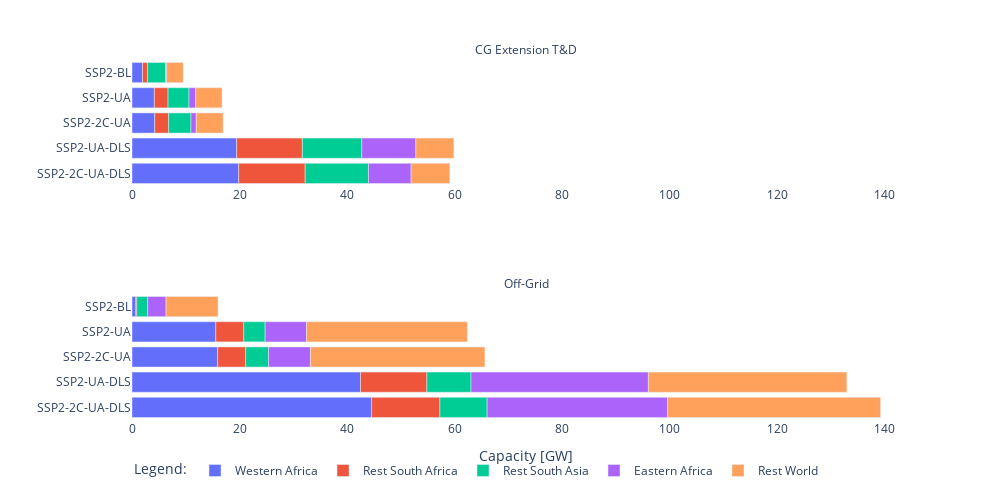

The notebook cell saved with this chart:
### Code cell
fig = px.bar(df3,y='scenario', x='capacity_GW',  color="region", facet_col='techid', facet_col_wrap=1 , orientation='h',
             category_orders={"scenario" : [ 'SSP2-BL', 'SSP2-UA', 'SSP2-2C-UA', 'SSP2-UA-DLS' , 'SSP2-2C-UA-DLS'] , 
                              #"region": [ 'Western Africa',  'Eastern Africa', 'Rest South Africa', 'South Africa','Rest South Asia', 'Southeastern Asia', 'India','Indonesia +', 'Oceania' ,      'Rest Central America', 'Rest South America','Mexico'],
                              "techid" : ['CG Extension T&D', 'Off-Grid']},
                              #color_discrete_sequence=['#636EFA', 'green'],
             labels = {"techid" : " " , 'capacity_GW': 'Capacity [GW]', 'region': 'Legend:',  'scenario' : ''},
             facet_row_spacing=0.3, facet_col_spacing=0.06) #'already access',#category_orders={"region": [ 8.0, 9.0,10,26]} )

fig.for_each_annotation(lambda a: a.update(text=a.text.split("=")[-1]))
#fig.for_each_yaxis(lambda yaxis: yaxis.update(showtitle=True)) 
fig.update_layout(font = dict(size = 12), height = 500, width = 1000,  paper_bgcolor = "white", plot_bgcolor = "rgba(0,0,0,0)", legend=dict(orientation="h", yanchor="top", xanchor="left" )) #, legend=dict(orientation="h", yanchor="bottom", xanchor="left", ))
fig.update_xaxes( showticklabels=True, tickfont =dict(size = 12))
fig.update_yaxes( matches=None, showticklabels=True, tickfont =dict(size = 12))

### Figure 1 — Plotly figure (JSON) as saved in the notebook; plotly's stock layout.template omitted (floating-point values rounded to 4 significant figures)
{"data": [{"alignmentgroup": "True", "hovertemplate": "Legend:=Western Africa<br> =CG Extension T&D<br>Capacity [GW]=%{x}<br>=%{y}<extra></extra>", "legendgroup": "Western Africa", "marker": {"color": "#636efa", "pattern": {"shape": ""}}, "name": "Western Africa", "offsetgroup": "Western Africa", "orientation": "h", "showlegend": true, "textposition": "auto", "type": "bar", "x": [19.85, 19.47, 4.238, 4.158, 1.954], "xaxis": "x2", "y": ["SSP2-2C-UA-DLS", "SSP2-UA-DLS", "SSP2-2C-UA", "SSP2-UA", "SSP2-BL"], "yaxis": "y2"}, {"alignmentgroup": "True", "hovertemplate": "Legend:=Western Africa<br> =Off-Grid<br>Capacity [GW]=%{x}<br>=%{y}<extra></extra>", "legendgroup": "Western Africa", "marker": {"color": "#636efa", "pattern": {"shape": ""}}, "name": "Western Africa", "offsetgroup": "Western Africa", "orientation": "h", "showlegend": false, "textposition": "auto", "type": "bar", "x": [44.57, 42.5, 15.93, 15.59, 0.7103], "xaxis": "x", "y": ["SSP2-2C-UA-DLS", "SSP2-UA-DLS", "SSP2-2C-UA", "SSP2-UA", "SSP2-BL"], "yaxis": "y"}, {"alignmentgroup": "True", "hovertemplate": "Legend:=Rest South Africa<br> =CG Extension T&D<br>Capacity [GW]=%{x}<br>=%{y}<extra></extra>", "legendgroup": "Rest South Africa", "marker": {"color": "#EF553B", "pattern": {"shape": ""}}, "name": "Rest South Africa", "offsetgroup": "Rest South Africa", "orientation": "h", "showlegend": true, "textposition": "auto", "type": "bar", "x": [12.36, 12.22, 2.579, 2.549, 0.9238], "xaxis": "x2", "y": ["SSP2-2C-UA-DLS", "SSP2-UA-DLS", "SSP2-2C-UA", "SSP2-UA", "SSP2-BL"], "yaxis": "y2"}, {"alignmentgroup": "True", "hovertemplate": "Legend:=Rest South Africa<br> =Off-Grid<br>Capacity [GW]=%{x}<br>=%{y}<extra></extra>", "legendgroup": "Rest South Africa", "marker": {"color": "#EF553B", "pattern": {"shape": ""}}, "name": "Rest South Africa", "offsetgroup": "Rest South Africa", "orientation": "h", "showlegend": false, "textposition": "auto", "type": "bar", "x": [12.71, 12.35, 5.225, 5.212, 0.1815], "xaxis": "x", "y": ["SSP2-2C-UA-DLS", "SSP2-UA-DLS", "SSP2-2C-UA", "SSP2-UA", "SSP2-BL"], "yaxis": "y"}, {"alignmentgroup": "True", "hovertemplate": "Legend:=Rest South Asia<br> =CG Extension T&D<br>Capacity [GW]=%{x}<br>=%{y}<extra></extra>", "legendgroup": "Rest South Asia", "marker": {"color": "#00cc96", "pattern": {"shape": ""}}, "name": "Rest South Asia", "offsetgroup": "Rest South Asia", "orientation": "h", "showlegend": true, "textposition": "auto", "type": "bar", "x": [11.78, 11.07, 4.149, 3.899, 3.357], "xaxis": "x2", "y": ["SSP2-2C-UA-DLS", "SSP2-UA-DLS", "SSP2-2C-UA", "SSP2-UA", "SSP2-BL"], "yaxis": "y2"}, {"alignmentgroup": "True", "hovertemplate": "Legend:=Rest South Asia<br> =Off-Grid<br>Capacity [GW]=%{x}<br>=%{y}<extra></extra>", "legendgroup": "Rest South Asia", "marker": {"color": "#00cc96", "pattern": {"shape": ""}}, "name": "Rest South Asia", "offsetgroup": "Rest South Asia", "orientation": "h", "showlegend": false, "textposition": "auto", "type": "bar", "x": [8.785, 8.208, 4.25, 3.967, 2.021], "xaxis": "x", "y": ["SSP2-2C-UA-DLS", "SSP2-UA-DLS", "SSP2-2C-UA", "SSP2-UA", "SSP2-BL"], "yaxis": "y"}, {"alignmentgroup": "True", "hovertemplate": "Legend:=Eastern Africa<br> =CG Extension T&D<br>Capacity [GW]=%{x}<br>=%{y}<extra></extra>", "legendgroup": "Eastern Africa", "marker": {"color": "#ab63fa", "pattern": {"shape": ""}}, "name": "Eastern Africa", "offsetgroup": "Eastern Africa", "orientation": "h", "showlegend": true, "textposition": "auto", "type": "bar", "x": [10.05, 7.925, 1.257, 0.9911, 0.2011], "xaxis": "x2", "y": ["SSP2-UA-DLS", "SSP2-2C-UA-DLS", "SSP2-UA", "SSP2-2C-UA", "SSP2-BL"], "yaxis": "y2"}, {"alignmentgroup": "True", "hovertemplate": "Legend:=Eastern Africa<br> =Off-Grid<br>Capacity [GW]=%{x}<br>=%{y}<extra></extra>", "legendgroup": "Eastern Africa", "marker": {"color": "#ab63fa", "pattern": {"shape": ""}}, "name": "Eastern Africa", "offsetgroup": "Eastern Africa", "orientation": "h", "showlegend": false, "textposition": "auto", "type": "bar", "x": [33.55, 32.99, 7.786, 7.686, 3.422], "xaxis": "x", "y": ["SSP2-2C-UA-DLS", "SSP2-UA-DLS", "SSP2-2C-UA", "SSP2-UA", "SSP2-BL"], "yaxis": "y"}, {"alignmentgroup": "True", "hovertemplate": "Legend:=Rest World<br> =CG Extension T&D<br>Capacity [GW]=%{x}<br>=%{y}<extra></extra>", "legendgroup": "Rest World", "marker": {"color": "#FFA15A", "pattern": {"shape": ""}}, "name": "Rest World", "offsetgroup": "Rest World", "orientation": "h", "showlegend": true, "textposition": "auto", "type": "bar", "x": [7.207, 7.053, 4.994, 4.89, 3.071], "xaxis": "x2", "y": ["SSP2-2C-UA-DLS", "SSP2-UA-DLS", "SSP2-2C-UA", "SSP2-UA", "SSP2-BL"], "yaxis": "y2"}, {"alignmentgroup": "True", "hovertemplate": "Legend:=Rest World<br> =Off-Grid<br>Capacity [GW]=%{x}<br>=%{y}<extra></extra>", "legendgroup": "Rest World", "marker": {"color": "#FFA15A", "pattern": {"shape": ""}}, "name": "Rest World", "offsetgroup": "Rest World", "orientation": "h", "showlegend": false, "textposition": "auto", "type": "bar", "x": [39.64, 36.93, 32.45, 29.93, 9.675], "xaxis": "x", "y": ["SSP2-2C-UA-DLS", "SSP2-UA-DLS", "SSP2-2C-UA", "SSP2-UA", "SSP2-BL"], "yaxis": "y"}], "layout": {"annotations": [{"font": {}, "showarrow": false, "text": "Off-Grid", "x": 0.5, "xanchor": "center", "xref": "paper", "y": 0.35, "yanchor": "bottom", "yref": "paper"}, {"font": {}, "showarrow": false, "text": "CG Extension T&D", "x": 0.5, "xanchor": "center", "xref": "paper", "y": 1.0, "yanchor": "bottom", "yref": "paper"}], "barmode": "relative", "font": {"size": 12}, "height": 500, "legend": {"orientation": "h", "title": {"text": "Legend:"}, "tracegroupgap": 0, "xanchor": "left", "yanchor": "top"}, "margin": {"t": 60}, "paper_bgcolor": "white", "plot_bgcolor": "rgba(0,0,0,0)", "width": 1000, "xaxis": {"anchor": "y", "domain": [0, 1], "showticklabels": true, "tickfont": {"size": 12}, "title": {"text": "Capacity [GW]"}}, "xaxis2": {"anchor": "y2", "domain": [0, 1], "matches": "x", "showticklabels": true, "tickfont": {"size": 12}}, "yaxis": {"anchor": "x", "categoryarray": ["SSP2-2C-UA-DLS", "SSP2-UA-DLS", "SSP2-2C-UA", "SSP2-UA", "SSP2-BL"], "categoryorder": "array", "domain": [0, 0.35], "showticklabels": true, "tickfont": {"size": 12}, "title": {"text": ""}}, "yaxis2": {"anchor": "x2", "categoryarray": ["SSP2-2C-UA-DLS", "SSP2-UA-DLS", "SSP2-2C-UA", "SSP2-UA", "SSP2-BL"], "categoryorder": "array", "domain": [0.65, 1.0], "showticklabels": true, "tickfont": {"size": 12}, "title": {"text": ""}}}}
